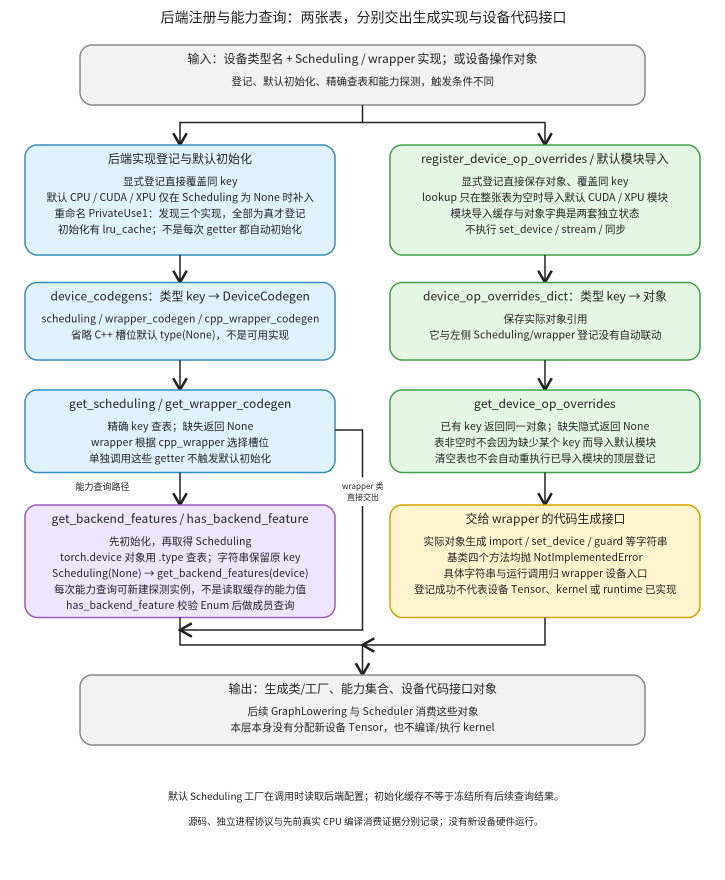
#> input picture torch/compile/inductor/assets/backend-registry-leaf.png, 1450 x 1760 px (shown at 1/2 size)
$ python backend_registry_leaf_flow.py
#> lines starting #> are read from the running program, lines starting #| are printed output that depends on the picture
"""注册叶子中的两张表与能力探测；框是动作，不再拆模块。"""
from pathlib import Path
from html import escape
import cairosvg
from PIL import Image,ImageOps
P=Path(__file__).resolve().parent
s=['<svg xmlns="http://www.w3.org/2000/svg" width="1450" height="1760" viewBox="0 0 1450 1760"><defs><marker id="a" markerWidth="9" markerHeight="9" refX="7" refY="4" orient="auto"><path d="M0 0 L7 4 L0 8" fill="none" stroke="#222" stroke-width="1.5"/></marker></defs><rect width="1450" height="1760" fill="white"/><g font-family="Noto Sans CJK SC,sans-serif" fill="#222">']
def t(x,y,v,z=21):s.append(f'<text x="{x}" y="{y}" text-anchor="middle" font-size="{z}">{escape(v)}</text>')
def b(x,y,w,h,title,lines,c):
#> called with x = 160, y = 90, w = 1130, h = 120, c = ('#f2f2f2', '#888')
 s.append(f'<rect x="{x}" y="{y}" width="{w}" height="{h}" rx="24" fill="{c[0]}" stroke="{c[1]}" stroke-width="3"/>');t(x+w/2,y+36,title,24)
 for i,v in enumerate(lines):t(x+w/2,y+80+i*32,v)
def e(d):s.append(f'<path d="{d}" fill="none" stroke="#222" stroke-width="3" marker-end="url(#a)"/>')
t(725,45,'后端注册与能力查询：两张表，分别交出生成实现与设备代码接口',28)
b(160,90,1130,120,'输入：设备类型名 + Scheduling / wrapper 实现；或设备操作对象',['登记、默认初始化、精确查表和能力探测，触发条件不同'],('#f2f2f2','#888'))
e('M725 210 V245 H360 V290');e('M725 245 H1090 V290')
b(50,290,620,220,'后端实现登记与默认初始化',['显式登记直接覆盖同 key','默认 CPU / CUDA / XPU 仅在 Scheduling 为 None 时补入','重命名 PrivateUse1：发现三个实现，全部为真才登记','初始化有 lru_cache；不是每次 getter 都自动初始化'],('#e1f2ff','#368dc0'))
b(780,290,620,220,'register_device_op_overrides / 默认模块导入',['显式登记直接保存对象、覆盖同 key','lookup 只在整张表为空时导入默认 CUDA / XPU 模块','模块导入缓存与对象字典是两套独立状态','不执行 set_device / stream / 同步'],('#e5f6e5','#40a147'))
e('M360 510 V565');e('M1090 510 V565')
b(50,565,620,155,'device_codegens：类型 key → DeviceCodegen',['scheduling / wrapper_codegen / cpp_wrapper_codegen','省略 C++ 槽位默认 type(None)，不是可用实现'],('#e1f2ff','#368dc0'))
b(780,565,620,155,'device_op_overrides_dict：类型 key → 对象',['保存实际对象引用','它与左侧 Scheduling/wrapper 登记没有自动联动'],('#e5f6e5','#40a147'))
e('M360 720 V780');e('M1090 720 V780')
b(50,780,620,165,'get_scheduling / get_wrapper_codegen',['精确 key 查表；缺失返回 None','wrapper 根据 cpp_wrapper 选择槽位','单独调用这些 getter 不触发默认初始化'],('#e1f2ff','#368dc0'))
b(780,780,620,165,'get_device_op_overrides',['已有 key 返回同一对象；缺失隐式返回 None','表非空时不会因为缺少某个 key 而导入默认模块','清空表也不会自动重执行已导入模块的顶层登记'],('#e5f6e5','#40a147'))
e('M360 945 V1010');t(205,980,'能力查询路径',18);e('M1090 945 V1010');e('M670 860 H725 V1260 H360');s.append('<rect x="680" y="955" width="90" height="57" fill="white"/>');t(725,978,'wrapper 类',16);t(725,1000,'直接交出',16)
b(50,1010,620,225,'get_backend_features / has_backend_feature',['先初始化，再取得 Scheduling','torch.device 对象用 .type 查表；字符串保留原 key','Scheduling(None) → get_backend_features(device)','每次能力查询可新建探测实例，不是读取缓存的能力值','has_backend_feature 校验 Enum 后做成员查询'],('#f0e5ff','#9959c6'))
b(780,1010,620,225,'交给 wrapper 的代码生成接口',['实际对象生成 import / set_device / guard 等字符串','基类四个方法均抛 NotImplementedError','具体字符串与运行调用归 wrapper 设备入口','登记成功不代表设备 Tensor、kernel 或 runtime 已实现'],('#fff4ce','#d6a000'))
e('M360 1235 V1290 H725 V1350');e('M1090 1235 V1290 H725')
b(160,1350,1130,140,'输出：生成类/工厂、能力集合、设备代码接口对象',['后续 GraphLowering 与 Scheduler 消费这些对象','本层本身没有分配新设备 Tensor，也不编译/执行 kernel'],('#f2f2f2','#888'))
t(725,1600,'默认 Scheduling 工厂在调用时读取后端配置；初始化缓存不等于冻结所有后续查询结果。',20)
t(725,1650,'源码、独立进程协议与先前真实 CPU 编译消费证据分别记录；没有新设备硬件运行。',19)
s.append('</g></svg>');svg=''.join(s);(P/'backend-registry-leaf.svg').write_text(svg);cairosvg.svg2png(bytestring=svg.encode(),write_to=str(P/'backend-registry-leaf.png'))
#> (this line was passed over: cairosvg is not available in this run)
im=Image.open(P/'backend-registry-leaf.png').convert('RGB');im.thumbnail((1000,1250));out=Image.new('RGB',(im.width*2,im.height),'white');out.paste(im,(0,0));out.paste(ImageOps.grayscale(im).convert('RGB'),(im.width,0));out.save(P/'backend-registry-leaf-review.png')
#> further down, im is the input picture: PIL image 1450x1760 RGB; mean R, G, B 233.1, 236.8, 235.4
#> after `im.thumbnail((1000, 1250))`:
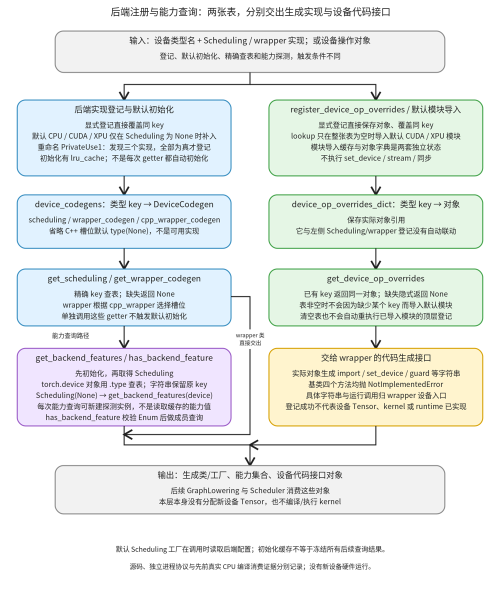
#> im: PIL image 1000x1214 RGB (shown at 1/2 size); mean R, G, B 233, 236.8, 235.2
#> after `out = Image.new('RGB', (im.width * 2, im.height), 'white')`: out: PIL image 2000x1214 RGB; every value is 255
#> after `out.paste(im, (0, 0))`:
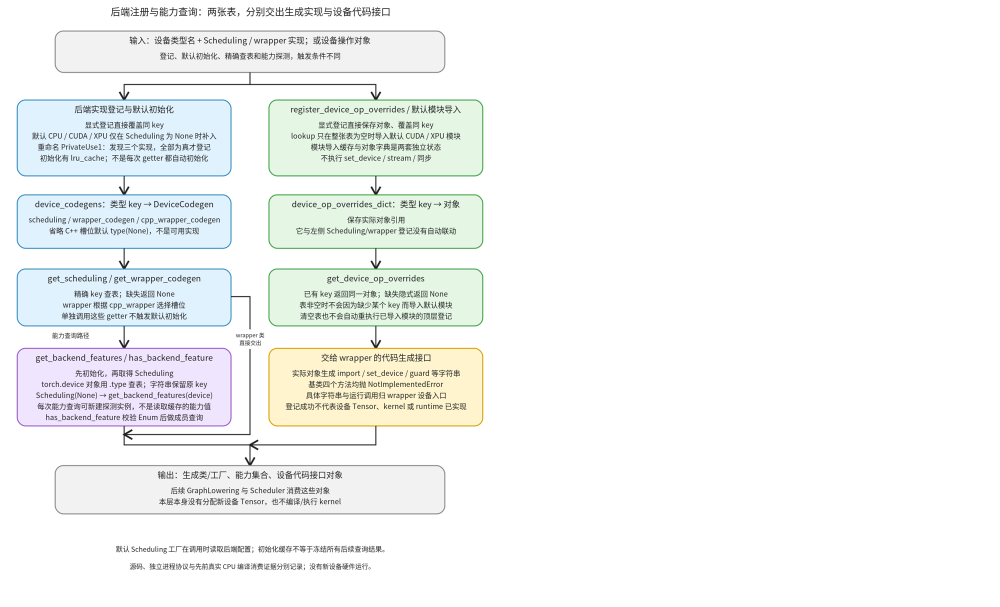
#> out: PIL image 2000x1214 RGB (shown at 1/2 size); mean R, G, B 244, 245.9, 245.1
#> after `out.paste(ImageOps.grayscale(im).convert('RGB'), (im.width, 0))`:
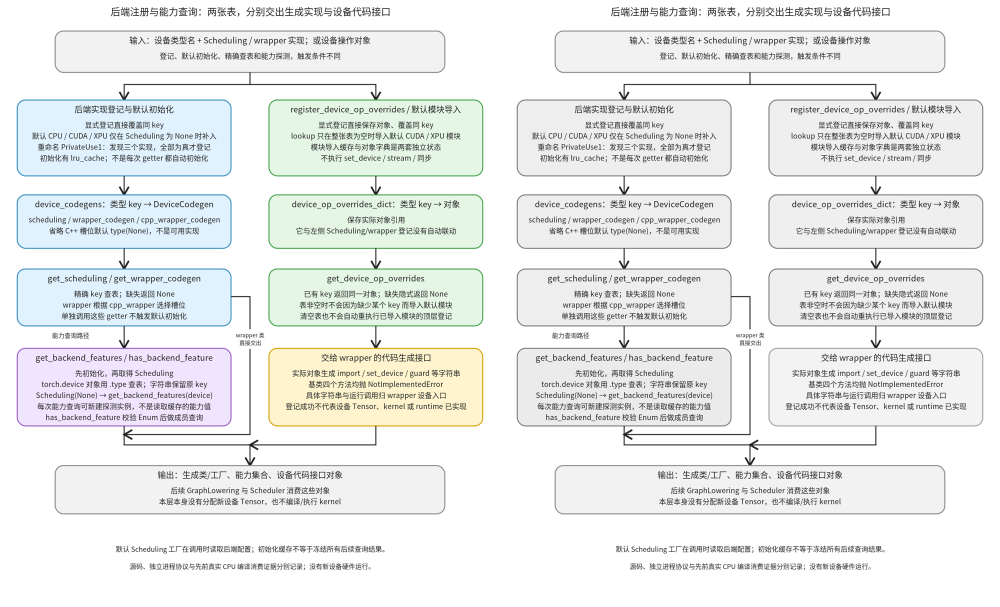
#> out: PIL image 2000x1214 RGB (shown at 1/2 size); mean R, G, B 234.2, 236.1, 235.3

$ run again, with torch/compile/inductor/assets/algorithm-selection-review.png copied over torch/compile/inductor/assets/backend-registry-leaf.png
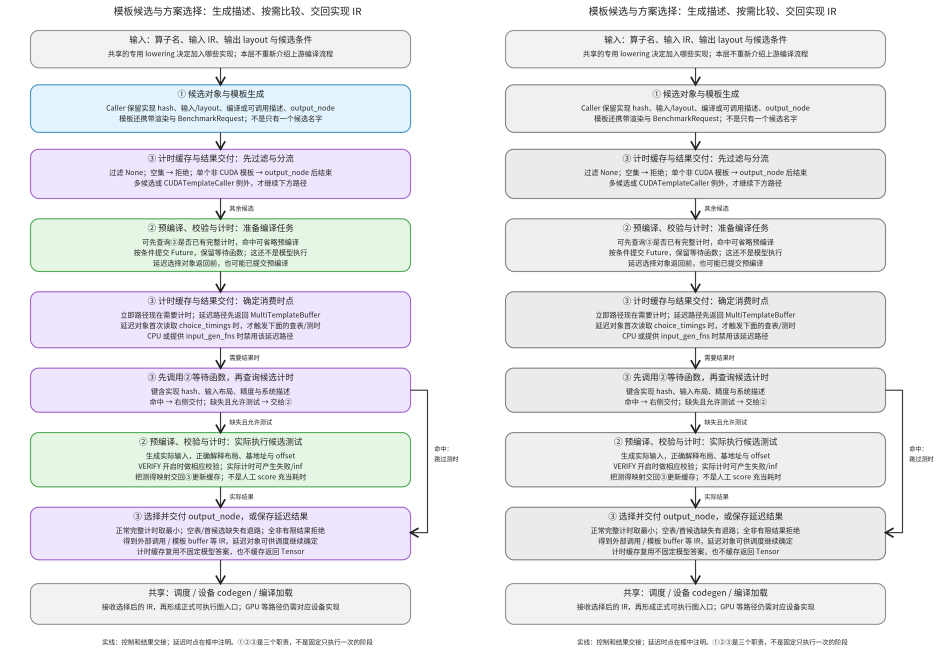
#> input picture torch/compile/inductor/assets/algorithm-selection-review.png, 1900 x 1330 px (shown at 1/2 size)
#> im is the input picture: PIL image 1900x1330 RGB; mean R, G, B 235, 235.3, 237.8
#> `im.thumbnail((1000, 1250))`:
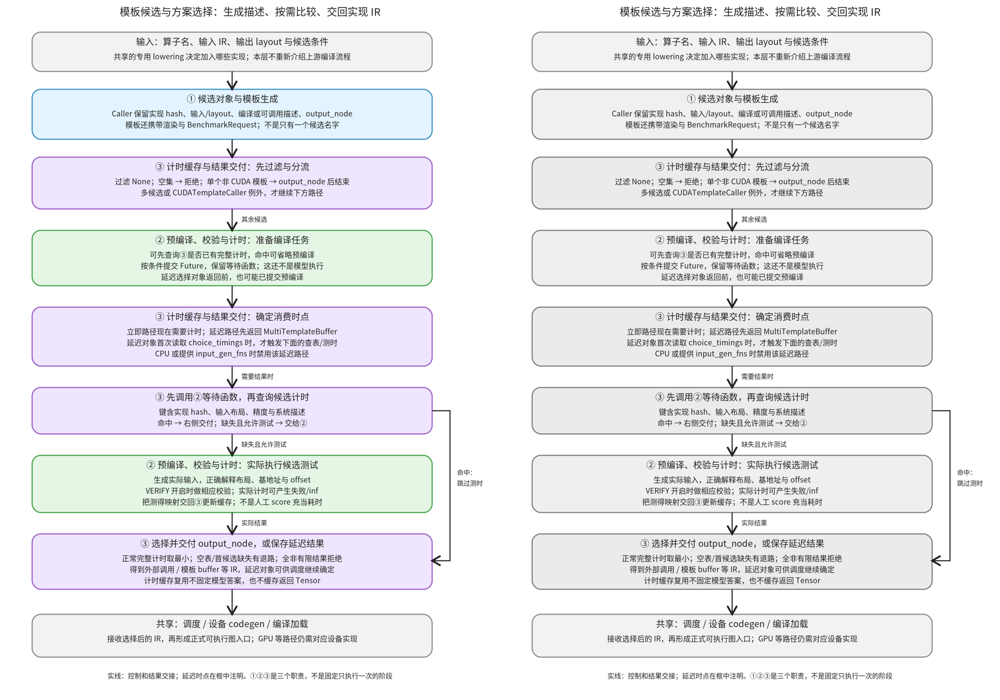
#> im: PIL image 1000x700 RGB; mean R, G, B 234.9, 235.2, 237.7
#> out: PIL image 2000x700 RGB; every value is 255
#> `out.paste(ImageOps.grayscale(im).convert('RGB'), (im.width, 0))`:
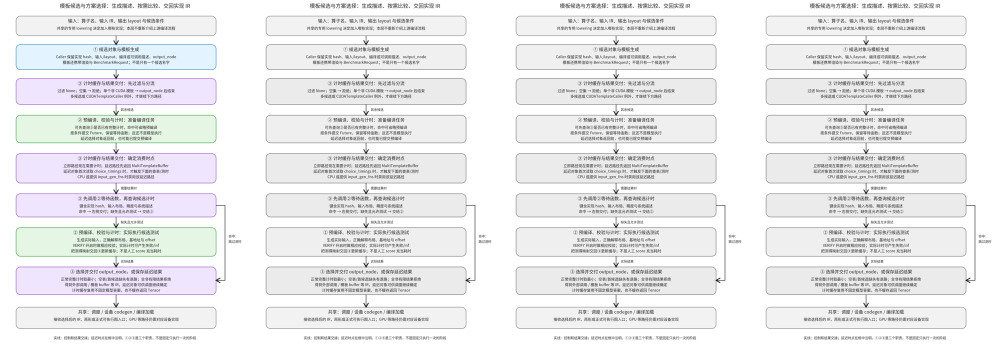
#> out: PIL image 2000x700 RGB (shown at 1/2 size); mean R, G, B 235.2, 235.3, 236.5

$ run again, with torch/compile/inductor/assets/algorithm-selection.png copied over torch/compile/inductor/assets/backend-registry-leaf.png
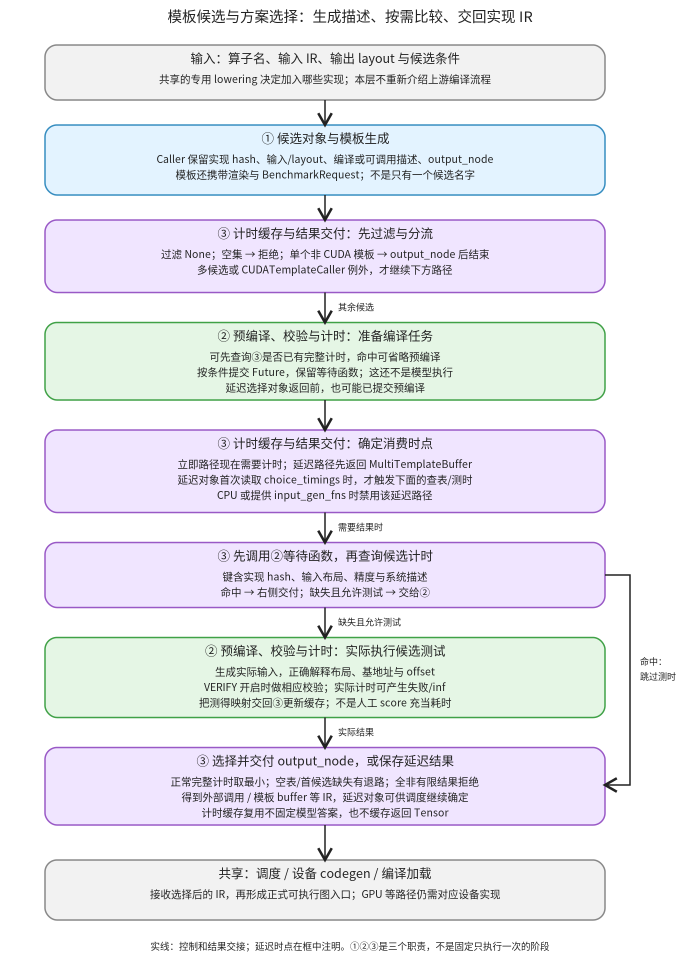
#> input picture torch/compile/inductor/assets/algorithm-selection.png, 1400 x 1960 px (shown at 1/2 size)
#> im is the input picture: PIL image 1400x1960 RGB; mean R, G, B 234.7, 235.1, 240.4
#> `im.thumbnail((1000, 1250))`:
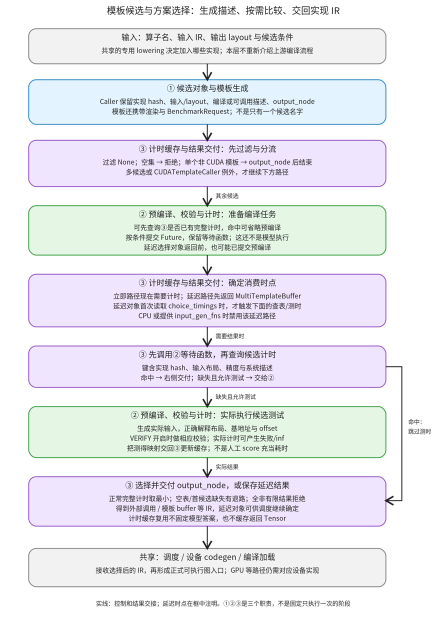
#> im: PIL image 893x1250 RGB (shown at 1/2 size); mean R, G, B 234.6, 235, 240.2
#> out: PIL image 1786x1250 RGB; every value is 255
#> `out.paste(ImageOps.grayscale(im).convert('RGB'), (im.width, 0))`:
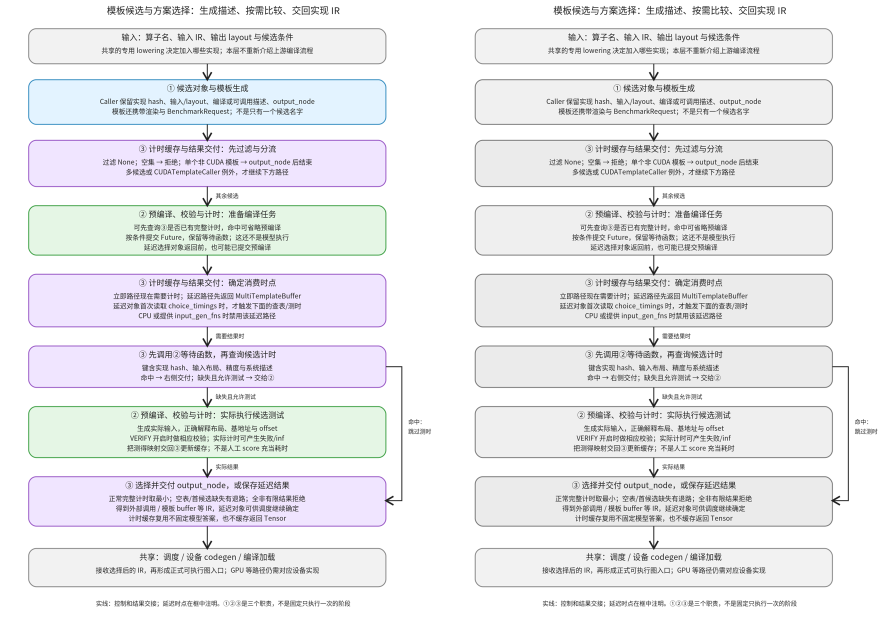
#> out: PIL image 1786x1250 RGB (shown at 1/2 size); mean R, G, B 235, 235.3, 237.8

$ run again, with torch/compile/inductor/assets/backend-dispatch-review.png copied over torch/compile/inductor/assets/backend-registry-leaf.png
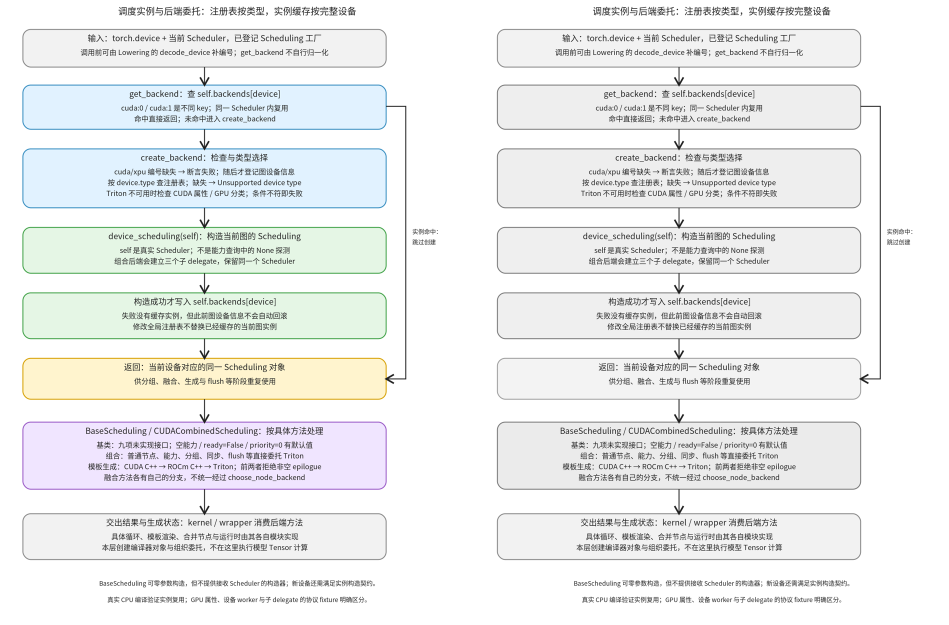
#> input picture torch/compile/inductor/assets/backend-dispatch-review.png, 1898 x 1250 px (shown at 1/2 size)
#> im is the input picture: PIL image 1898x1250 RGB; mean R, G, B 236.6, 238.1, 237.9
#> `im.thumbnail((1000, 1250))`:
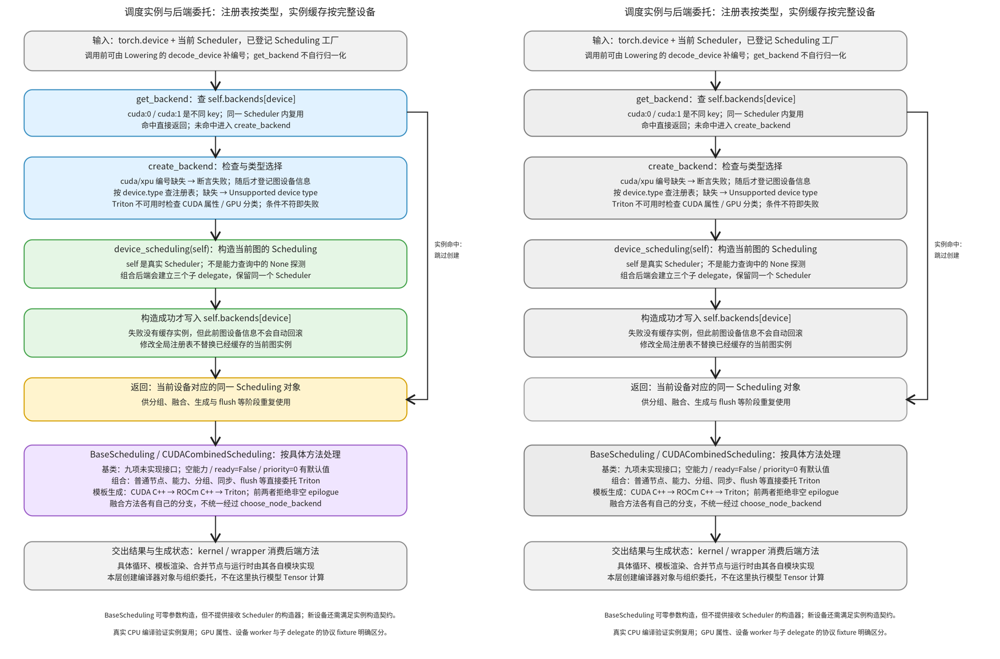
#> im: PIL image 1000x659 RGB; mean R, G, B 236.5, 238, 237.8
#> out: PIL image 2000x659 RGB; every value is 255
#> `out.paste(ImageOps.grayscale(im).convert('RGB'), (im.width, 0))`:
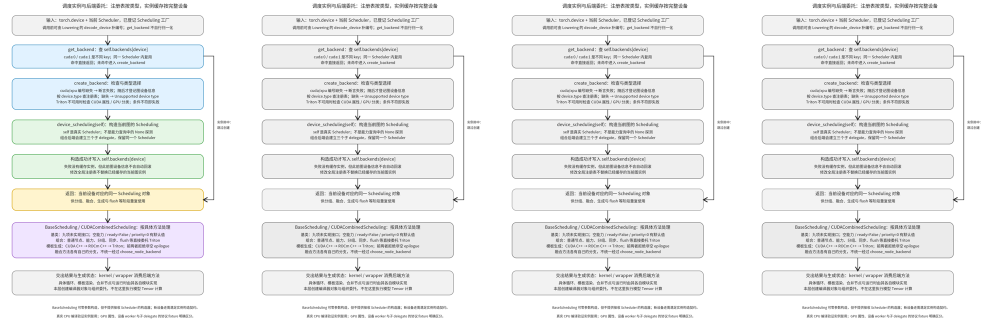
#> out: PIL image 2000x659 RGB (shown at 1/2 size); mean R, G, B 237, 237.8, 237.7
